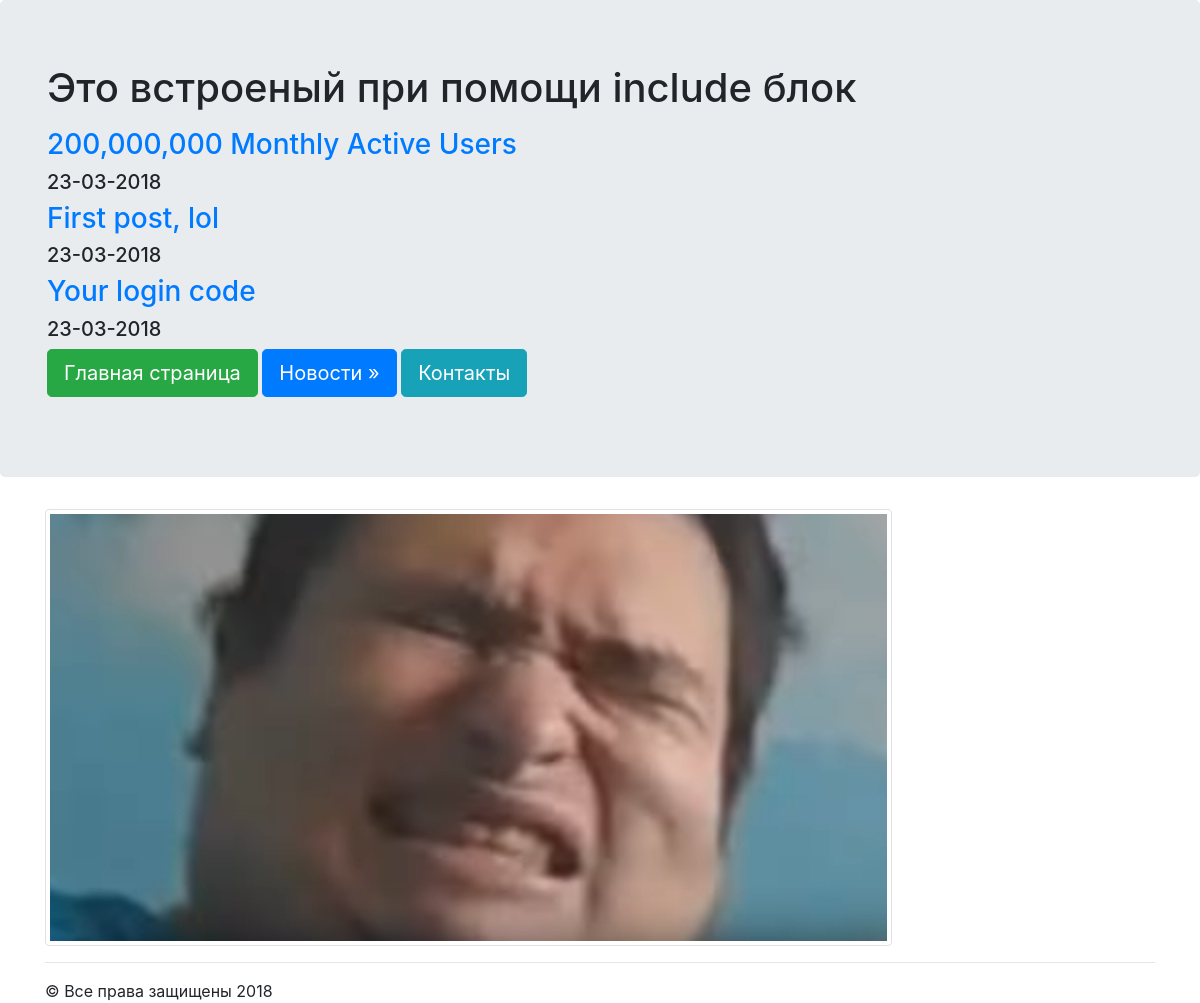
Page /news/ on the committed database.
### news/models.py (models this page shows, shortened)
class Articles(models.Model):
	title = models.CharField(max_length = 120)
	post = models.TextField()
	date = models.DateTimeField()

### news/templates/news/posts.html
{% extends "mainApp/wrapper.html" %}
{% block content %}
	{% for post in object_list %}
		<a href="/news/{{post.id}}"><h3>{{post.title}}</h3></a>
		<h5>{{post.date|date:"d-m-Y"}}</h5>
	{% endfor %}
{% endblock %}

### mainApp/templates/mainApp/wrapper.html (shortened to what this page needs)
<!DOCTYPE html>
<html>
<head>
	{% load staticfiles %}
	<link rel="stylesheet" href="{% static 'css/bootstrap.min.css' %}"
	type="text/css">
</head>
<body>
	<div class="jumbotron">
		<div class="container">
			<h1>{% include "mainApp/includes/some_html.html" %}</h1>
			{% block content %}
			{% endblock %}
			<p>
				<a href="/" class="btn btn-success btn-lg">Главная страница</a>
				<a href="/news" class="btn btn-primary btn-lg">Новости &raquo;</a>
				<a href="/contact" class="btn btn-info btn-lg">Контакты</a>
			</p>
		</div>
	</div>
	<div class="container">
    		<img src="{% static 'mainApp/image/adeque8.png' %}"
		class="img-thumbnail">
   		<hr>
    		&copy; Все права защищены 2018
  	</div>
</body>
</html>

### mainApp/templates/mainApp/includes/some_html.html
{% block content %}
<p>Это встроеный при помощи  include блок</p>
{% endblock %}

### rows in the picture
Articles: title "200,000,000 Monthly Active Users", date "23-03-2018"
Articles: title "First post, lol", date "23-03-2018"
Articles: title "Your login code", date "23-03-2018"
